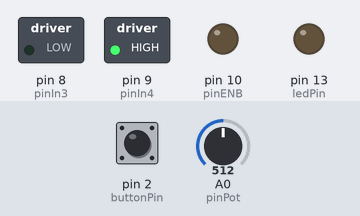
Simulated run of this sketch. Board: Arduino Uno, built with avr-gcc and run on an emulated ATmega328P. On the bench: switched loads named in the sketch (green lamp = pin HIGH), output pins drawn as LEDs (lit = HIGH). The inputs (shaded band) are chosen by the test bench; at power-on: pin 2 (buttonPin) HIGH, A0 (pinPot) = 512.

Above: at 0.1 s.
Timing chart, 0 to 1.6 s (numbered marks = the images above):
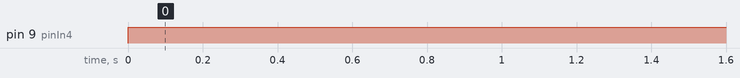

The sketch:

MotorSimples.ino
```cpp
#define pinENB 10
#define pinIn4 9
#define pinIn3 8
#define pinPot A0
#define pinFR 12
// #define pinLD 13
const int buttonPin = 2;    // the number of the pushbutton pin
const int ledPin = 13;      // the number of the LED pin

// Variables will change:
int estadosistema = HIGH;         // the current state of the output pin
int buttonState;             // the current reading from the input pin
int lastButtonState = LOW;   // the previous reading from the input pin

// the following variables are unsigned longs because the time, measured in
// milliseconds, will quickly become a bigger number than can be stored in an int.
unsigned long lastDebounceTime = 0;  // the last time the output pin was toggled
unsigned long debounceDelay = 50;

void setup() {
  pinMode(pinENB, OUTPUT);
  pinMode(pinIn4, OUTPUT);
  pinMode(pinIn3, OUTPUT);
  pinMode(pinPot, INPUT);
  pinMode(pinFR, INPUT_PULLUP);
  // pinMode(pinLD, INPUT_PULLUP);
  pinMode(buttonPin, INPUT_PULLUP); // liga e desliga motor
  pinMode(ledPin, OUTPUT);
  Serial.begin(9600);
}

float calctensao() {
  int leitura = analogRead(pinPot); // valor de tensao vai de 0 a 1023, vou usar funcao map para tranformar de 0 a 3.3.
  float tensao = leitura * 3.3 / 1023; //map(tensaoPot, 0, 1023, 0, 330) / 100.0; // map(variavel a ser convertida, minimo da variavel a ser convertida, maximo da variavel a ser conv, minimo do valor convertido, maximo do valor conv)
  // usa-se 330 pq e float, depois divide por 3.3 para dar o int
  return tensao;
}

void loop() {

  // read the state of the switch into a local variable:
  int reading = digitalRead(buttonPin);

  // check to see if you just pressed the button
  // (i.e. the input went from LOW to HIGH), and you've waited long enough
  // since the last press to ignore any noise:

  // If the switch changed, due to noise or pressing:
  if (reading != lastButtonState) { // verifica se estado esta diferente do anterior
    // reset the debouncing timer
    lastDebounceTime = millis();
  }

  if ((millis() - lastDebounceTime) > debounceDelay) {
    // whatever the reading is at, it's been there for longer than the debounce
    // delay, so take it as the actual current state:

    // if the button state has changed:
    if (reading != buttonState) {
      buttonState = reading;

      // only toggle the LED if the new button state is HIGH
      if (buttonState == HIGH) {
        estadosistema = !estadosistema;
      }
    }
  }


  // save the reading. Next time through the loop, it'll be the lastButtonState:
  lastButtonState = reading;
  if (estadosistema == HIGH) {
    if (pinFR == HIGH) {
      analogWrite(pinENB, 255);
      digitalWrite(pinIn4, HIGH);
      digitalWrite(pinIn3,  HIGH);
    } else {
      if (calctensao() == 3.3 / 2) {
        analogWrite(pinENB, LOW);
        digitalWrite(pinIn4, LOW);
        digitalWrite(pinIn3,  LOW);
      }
      else if (calctensao() > 3.3 / 2) {
        int velocidade = (calctensao() - 1.65) * 255 / 1.65;
        analogWrite(pinENB, velocidade);
        digitalWrite(pinIn4, 1);
        digitalWrite(pinIn3,  LOW);
      }
      else if (calctensao() < 3.3 / 2) {
        int velocidade = (calctensao() - 1.65) * 255 / -1.65;
        analogWrite(pinENB, velocidade);
        digitalWrite(pinIn4,  LOW);
        digitalWrite(pinIn3, 1);
      }
    }

  }
}
```

Measured:
- by itself, pin 9 (pinIn4): LOW → HIGH at 0.00 s
